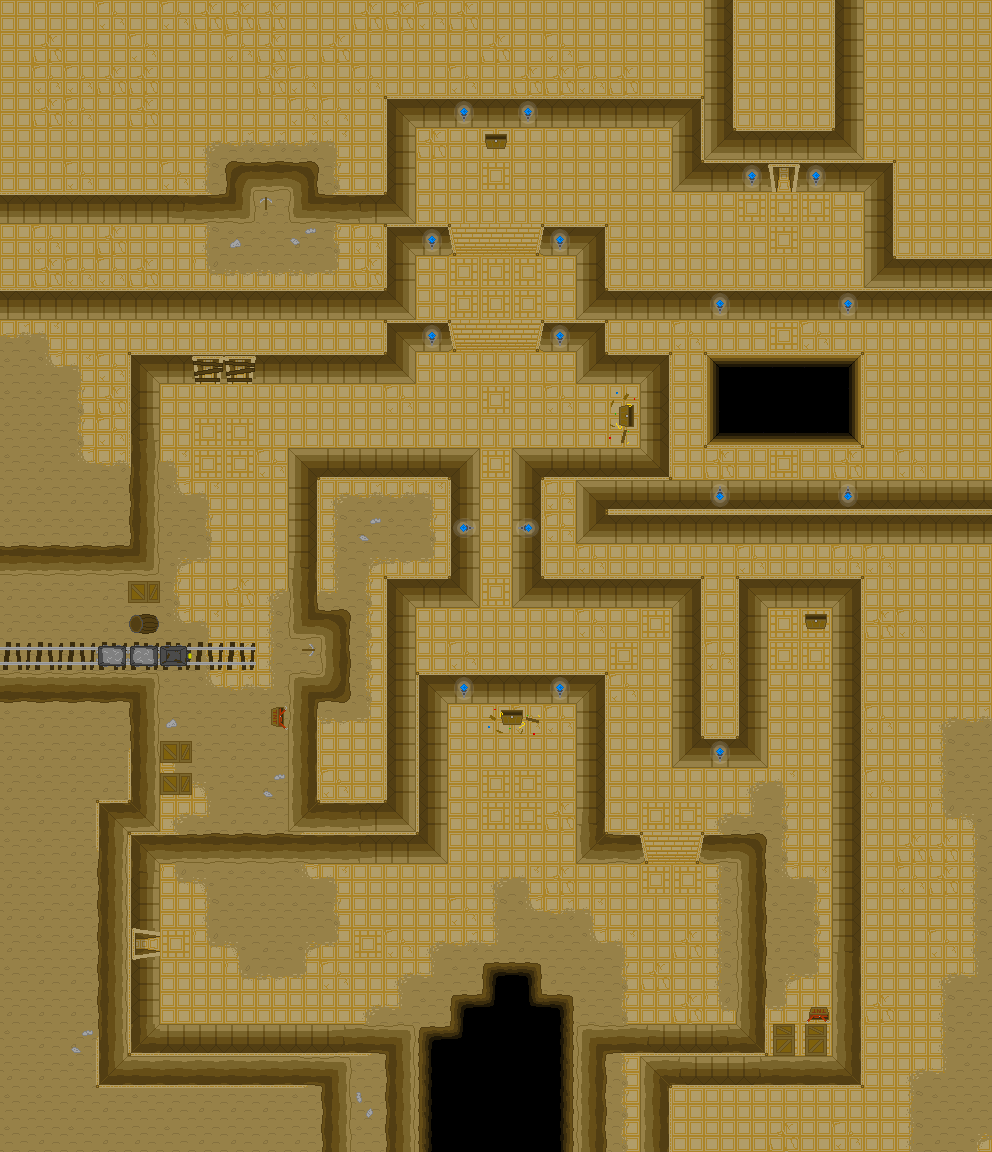

The image is a tile-based game level rendered from a .tmx file. Its description and source (layers, tilesets, objects; grid data summarised) follow:
An orthogonal 31x36 tile map with 32x32 px tiles, 3 tile layers (Floor, Detail 1, Detail 2), 1 hidden layer not drawn, 3 tilesets and 2 objects (tutorial_02, tutorial_04).

<map version="1.0" tiledversion="1.1.2" orientation="orthogonal" renderorder="right-down" width="31" height="36" tilewidth="32" tileheight="32" infinite="0" nextobjectid="3">
 <tileset firstgid="1" source="tileset_dusty_v02.tsx" />
 <tileset firstgid="41" source="tileset_mining_v01.tsx" />
 <tileset firstgid="56" source="tileset_temple_v01.tsx" />
 <layer name="Floor" width="31" height="36">
  <data>[1116 cells, 1116 non-empty, 39 distinct tile ids]</data>
 </layer>
 <layer name="Detail 1" width="31" height="36">
  <data>[1116 cells, 50 non-empty, 13 distinct tile ids]</data>
 </layer>
 <layer name="Detail 2" width="31" height="36">
  <data>[1116 cells, 3 non-empty, 2 distinct tile ids]</data>
 </layer>
 <layer name="walls" width="31" height="36" visible="0">
  <properties>
   <property name="collidable" type="bool" value="true" />
  </properties>
  <data>[1116 cells, 209 non-empty, 1 distinct tile ids]</data>
 </layer>
 <objectgroup name="doors" visible="0">
  <object id="1" name="door" type="tutorial_02" x="128.197" y="928.236" width="16.7764" height="31.5004">
   <properties>
    <property name="target_x" type="int" value="832" />
    <property name="target_y" type="int" value="726" />
   </properties>
  </object>
  <object id="2" name="door" type="tutorial_04" x="768.065" y="160.331" width="31.7371" height="16.2212">
   <properties>
    <property name="target_x" type="int" value="224" />
    <property name="target_y" type="int" value="480" />
   </properties>
  </object>
 </objectgroup>
</map>